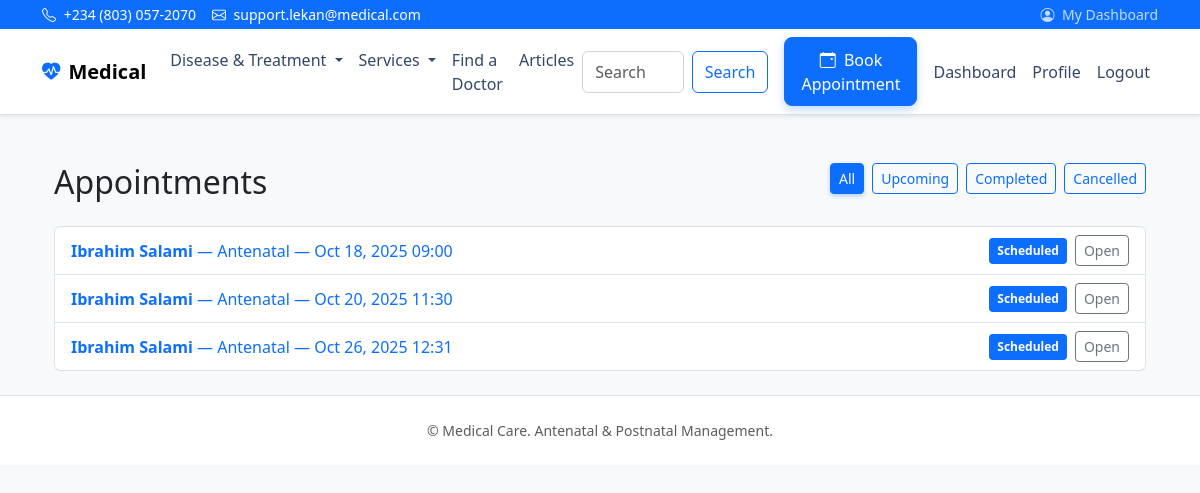
Before: /appointments/ (signed in) with the older database file.
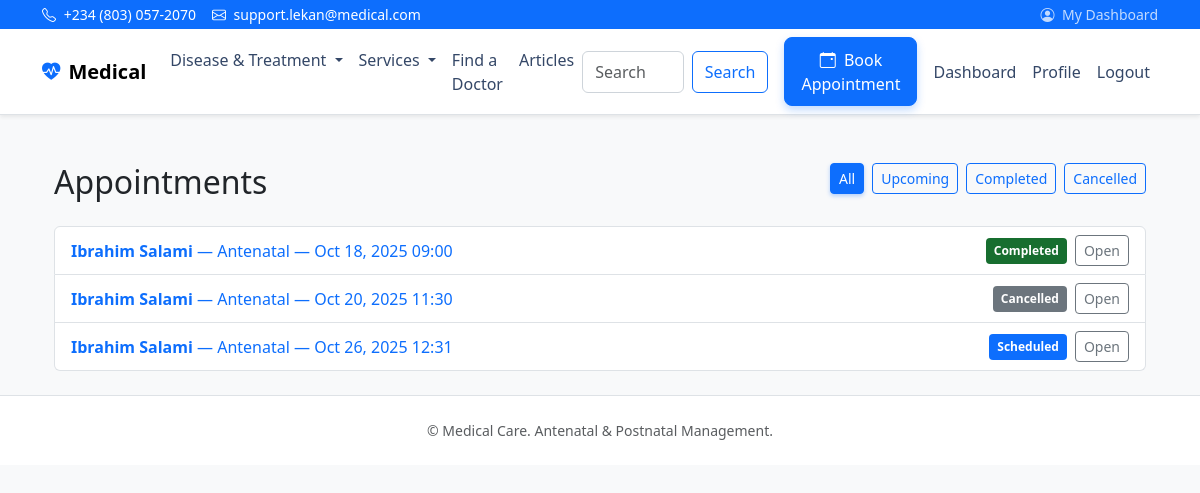
After: the same page with the newer database file.
### appointments/models.py (models this page shows, shortened)
class Appointment(models.Model):
    TYPE_CHOICES = (
        ('ANTENATAL', 'Antenatal'),
        ('POSTNATAL', 'Postnatal'),
        ('IMMUNIZATION', 'Immunization'),
    )
    STATUS_CHOICES = (
        ('SCHEDULED', 'Scheduled'),
        ('COMPLETED', 'Completed'),
        ('CANCELLED', 'Cancelled'),
        ('MISSED', 'Missed'),
    )
    patient = models.ForeignKey(MotherProfile, on_delete=models.CASCADE, related_name='appointments')
    doctor = models.ForeignKey(settings.AUTH_USER_MODEL, on_delete=models.SET_NULL, null=True, blank=True, related_name='appointments')
    appointment_type = models.CharField(max_length=20, choices=TYPE_CHOICES)
    scheduled_at = models.DateTimeField()
    status = models.CharField(max_length=20, choices=STATUS_CHOICES, default='SCHEDULED')
    notes = models.TextField(blank=True)
    created_at = models.DateTimeField(auto_now_add=True)

### patients/models.py (models this page shows, shortened)
class MotherProfile(models.Model):
    user = models.OneToOneField(settings.AUTH_USER_MODEL, on_delete=models.CASCADE, related_name='mother_profile')
    member_id = models.CharField(max_length=20, unique=True, blank=True, null=True)
    full_name = models.CharField(max_length=255)
    age = models.PositiveIntegerField(null=True, blank=True)
    address = models.TextField(blank=True)
    phone_number = models.CharField(max_length=20, blank=True)
    marital_status = models.CharField(max_length=50, blank=True)
    occupation = models.CharField(max_length=100, blank=True)
    profile_picture = models.ImageField(upload_to='profiles/', null=True, blank=True)
    blood_type = models.CharField(max_length=10, blank=True)
    allergies = models.TextField(blank=True)
    previous_pregnancies = models.TextField(blank=True)
    existing_conditions = models.TextField(blank=True)
    emergency_contact = models.CharField(max_length=255, blank=True)
    created_at = models.DateTimeField(auto_now_add=True)
    updated_at = models.DateTimeField(auto_now=True)

### appointments/views.py (the view, shortened to what this page needs)
# urls.py: path('appointments/', appointments_list, name='appointments_list'),
@login_required
def appointments_list(request):
    filter_q = (request.GET.get('filter') or 'ALL').upper()
    user = request.user
    if getattr(user, 'role', '') == 'DOCTOR' or user.is_staff:
        qs = Appointment.objects.filter(doctor=user)
        now = timezone.now()
        if filter_q == 'UPCOMING':
            qs = qs.filter(status='SCHEDULED', scheduled_at__gte=now)
        elif filter_q == 'COMPLETED':
            qs = qs.filter(status='COMPLETED')
        elif filter_q == 'CANCELLED':
            qs = qs.filter(status='CANCELLED')
        appointments = qs.order_by('scheduled_at')
        return render(request, 'appointments/list.html', {
            'appointments': appointments,
            'is_doctor_view': True,
            'current_filter': filter_q,
        })

### templates/appointments/list.html
{% extends 'base.html' %}
{% block content %}
<div class="container mt-4">
  <div class="d-flex justify-content-between align-items-center mb-3">
    <h2>Appointments</h2>
    {% if is_doctor_view %}
      <div class="d-flex gap-2 mb-3">
        <a href="{% url 'appointments_list' %}" class="btn btn-sm {% if current_filter == 'ALL' %}btn-primary{% else %}btn-outline-primary{% endif %}">All</a>
        <a href="{% url 'appointments_list' %}?filter=upcoming" class="btn btn-sm {% if current_filter == 'UPCOMING' %}btn-primary{% else %}btn-outline-primary{% endif %}">Upcoming</a>
        <a href="{% url 'appointments_list' %}?filter=completed" class="btn btn-sm {% if current_filter == 'COMPLETED' %}btn-primary{% else %}btn-outline-primary{% endif %}">Completed</a>
        <a href="{% url 'appointments_list' %}?filter=cancelled" class="btn btn-sm {% if current_filter == 'CANCELLED' %}btn-primary{% else %}btn-outline-primary{% endif %}">Cancelled</a>
      </div>
    {% endif %}
  </div>
  {% if appointments %}
    <ul class="list-group">
      {% for appt in appointments %}
        <li class="list-group-item d-flex justify-content-between align-items-center">
          <div>
            <a href="{% url 'appointment_detail' appt.pk %}" class="text-decoration-none">
              {% if is_doctor_view %}
                <strong>{{ appt.patient.full_name }}</strong>
                — {{ appt.get_appointment_type_display }}
                — {{ appt.scheduled_at|date:"M d, Y H:i" }}
              {% else %}
                {{ appt.get_appointment_type_display }} — {{ appt.scheduled_at|date:"M d, Y H:i" }}
              {% endif %}
            </a>
          </div>
          <div class="d-flex align-items-center gap-2">
            <span class="badge-status {% if appt.status == 'COMPLETED' %}badge-status-completed{% elif appt.status == 'CANCELLED' %}badge-status-cancelled{% elif appt.status == 'MISSED' %}badge-status-missed{% else %}badge-status-scheduled{% endif %}">
              {{ appt.get_status_display }}
            </span>
            {% if is_doctor_view %}
              <a href="{% url 'appointment_detail' appt.pk %}" class="btn btn-sm btn-outline-secondary">Open</a>
            {% endif %}
          </div>
        </li>
      {% empty %}
        <li class="list-group-item">No appointments found.</li>
      {% endfor %}
    </ul>
  {% else %}
    <div class="alert alert-info">No appointments found.</div>
  {% endif %}
</div>
{% endblock %}

### templates/base.html (shortened to what this page needs)
{% load static %}
<!doctype html>
<html lang="en">
  <head>
    <link href="https://cdn.jsdelivr.net/npm/bootstrap@5.3.3/dist/css/bootstrap.min.css" rel="stylesheet">
    <link href="https://cdn.jsdelivr.net/npm/bootstrap-icons@1.11.3/font/bootstrap-icons.css" rel="stylesheet">
    <link href="{% static 'css/styles.css' %}" rel="stylesheet">
  </head>
  <body class="bg-light">
    <div class="topbar bg-primary text-white small">
      <div class="container d-flex justify-content-between align-items-center py-1">
        <div class="d-flex align-items-center gap-3">
          <span><i class="bi bi-telephone me-1"></i> +234 (803) 057‑2070</span>
          <span class="d-none d-md-inline"><i class="bi bi-envelope me-1"></i> support.lekan@medical.com</span>
        </div>
        <div class="d-flex align-items-center gap-2">
          {% if user.is_authenticated %}
            <a class="text-white text-decoration-none opacity-75" href="/dashboard/"><i class="bi bi-person-circle me-1"></i> My Dashboard</a>
          {% else %}
            <a class="text-white text-decoration-none opacity-75" href="/accounts/login/">Patient Login</a>
            <span class="opacity-50">|</span>
            <a class="text-white text-decoration-none opacity-75" href="/accounts/signup/">Sign Up</a>
          {% endif %}
        </div>
      </div>
    </div>
    <nav class="navbar navbar-expand-lg navbar-light bg-white sticky-top border-bottom shadow-sm">
      <div class="container">
        <a class="navbar-brand fw-semibold d-flex align-items-center" href="/">
          <i class="bi bi-heart-pulse-fill me-2 text-primary"></i>
          <span>Medical</span>
        </a>
        <div class="collapse navbar-collapse" id="nav">
          <ul class="navbar-nav me-auto">
            <li class="nav-item dropdown">
              <a class="nav-link dropdown-toggle" href="#" id="careDropdown" role="button" data-bs-toggle="dropdown" aria-expanded="false">
                Disease & Treatment
              </a>
            </li>
            <li class="nav-item dropdown">
              <a class="nav-link dropdown-toggle" href="#" id="servicesDropdown" role="button" data-bs-toggle="dropdown" aria-expanded="false">
                Services
              </a>
            </li>
            <li class="nav-item"><a class="nav-link" href="{% url 'find_doctor' %}">Find a Doctor</a></li>
            <li class="nav-item"><a class="nav-link" href="{% url 'articles' %}">Articles</a></li>
          </ul>
          <form class="d-none d-lg-flex" role="search">
            <input class="form-control me-2" type="search" placeholder="Search" aria-label="Search">
            <button class="btn btn-outline-primary" type="submit">Search</button>
          </form>
          <ul class="navbar-nav ms-lg-3 align-items-lg-center">
            <li class="nav-item me-lg-2"><a class="btn btn-primary btn-appointment" href="{% url 'appointment_new' %}"><i class="bi bi-calendar-event me-1"></i> Book Appointment</a></li>
            {% if user.is_authenticated %}
              <li class="nav-item"><a class="nav-link" href="/dashboard/">Dashboard</a></li>
              <li class="nav-item"><a class="nav-link" href="/profile/">Profile</a></li>
              <li class="nav-item"><a class="nav-link" href="/accounts/logout/">Logout</a></li>
            {% else %}
              <li class="nav-item"><a class="nav-link" href="/accounts/login/">Login</a></li>
              <li class="nav-item"><a class="btn btn-outline-primary ms-lg-2" href="/accounts/signup/">Sign Up</a></li>
            {% endif %}
          </ul>
        </div>
      </div>
    </nav>
    <main class="container py-4">
      {% block content %}{% endblock %}
    </main>
    <footer class="border-top py-4 bg-white">
      <div class="container text-center text-muted small">
        <div>© {{ now|date:"Y" }} Medical Care. Antenatal & Postnatal Management.</div>
      </div>
    </footer>
  </body>
</html>

### static/css/styles.css (style rules this page uses)
:root { --brand-primary: #0d6efd; }
body { font-feature-settings: "liga" 1, "kern" 1; }
form .form-control input, form .form-control select, form .form-control textarea, form input:not([type=checkbox]):not([type=radio]), form select, form textarea { width: 100%; padding: .5rem .75rem; border: 1px solid #ced4da; border-radius: .375rem; background-color: #fff; }
.btn-primary { box-shadow: 0 .125rem .25rem rgba(13,110,253,.3); }
.navbar-brand i { font-size: 1.15rem; }
.topbar { font-weight: 500; }
.navbar .nav-link { color: #344767; }
.btn-appointment { box-shadow: 0 0.25rem 0.5rem rgba(13,110,253,.25); }
.btn-appointment { border-radius: 8px; padding: 0.6rem 1rem; }
.badge-status { display: inline-block; color: #fff; padding: 0.25rem 0.5rem; border-radius: 0.25rem; font-size: 0.75rem; font-weight: 600; }
.badge-status-scheduled { background-color: #0d6efd; }
.badge-status-completed { background-color: #176e2f; }
.badge-status-cancelled { background-color: #6c757d; }

Changed rows visible on the page:
changed Appointment: status "Scheduled" → "Completed"
changed Appointment: status "Scheduled" → "Cancelled"
